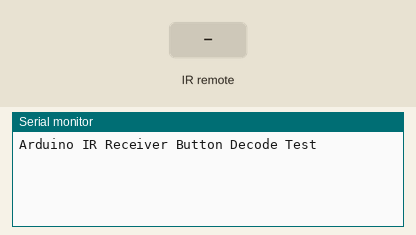
Recording of a sketch running on a simulated Arduino Uno, built with avr-gcc and run on an emulated ATmega328P. Shown: the last lines printed to the serial monitor. Inputs (shaded band) come from the test bench.

Above: at 1.2 s.
1.3 s: infrared code 0xFF629D received
At 2.5 s:
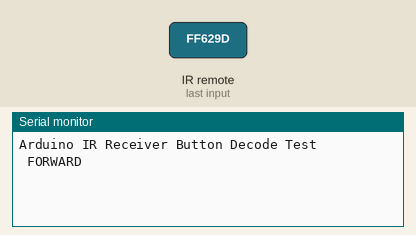
2.8 s: infrared code 0xFFA857 received
At 3.7 s:
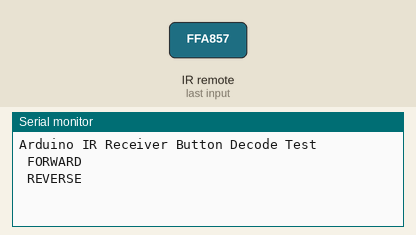
4.3 s: infrared code 0xFFC23D received
At 4.9 s:
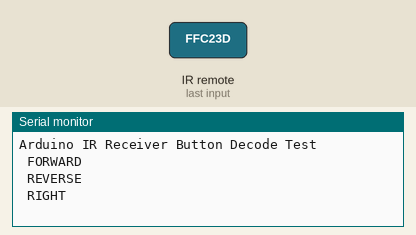
5.8 s: infrared code 0xFF22DD received
At 7.0 s:
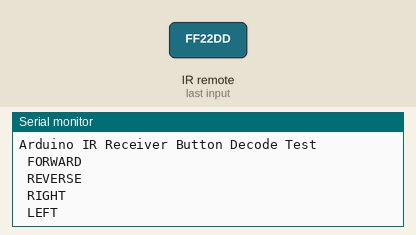
7.3 s: infrared code 0xFF02FD received
At 8.3 s:
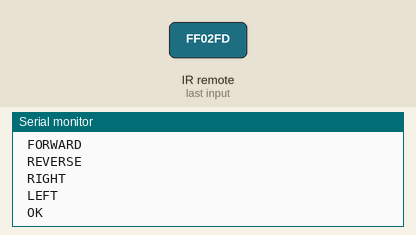
8.8 s: infrared code 0xFF6897 received
At 9.5 s:
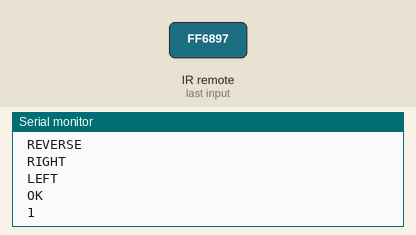

The sketch:

DDD_IRTest.ino
```cpp
/* ===================================
 * IR remote Test
 * ===================================
 * Tests the buttons on the IR remote and prints output to Serial monitor
 * v1.0
 * @author Denis Zholob
 * based on code from https://arduino-info.wikispaces.com/IR-RemoteControl
 *
 * Required Libraries:
 *    Arduino-IRremote by Ken Shirriff
 *    https://github.com/shirriff/Arduino-IRremote
 */

// ================================================================================================================
// Importing Libraries
// ================================================================================================================
#include "IRremote.h"

#include <Arduino.h>

// ================================================================================================================
// Declaring Constants (Magic numbers are BAD!)
// ================================================================================================================
#define IR_CODE_UP_ARROW    0xFF629D
#define IR_CODE_DOWN_ARROW  0xFFA857
#define IR_CODE_RIGHT_ARROW 0xFFC23D
#define IR_CODE_LEFT_ARROW  0xFF22DD
#define IR_CODE_OK          0xFF02FD
#define IR_CODE_1           0xFF6897
#define IR_CODE_2           0xFF9867
#define IR_CODE_3           0xFFB04F
#define IR_CODE_4           0xFF30CF
#define IR_CODE_5           0xFF18E7
#define IR_CODE_6           0xFF7A85
#define IR_CODE_7           0xFF10EF
#define IR_CODE_8           0xFF38C7
#define IR_CODE_9           0xFF5AA5
#define IR_CODE_0           0xFF4AB5
#define IR_CODE_STAR        0xFF42BD
#define IR_CODE_POUND       0xFF52AD
#define IR_CODE_REPEAT      0xFFFFFFFF

#define IR_CODE_INPUT_PIN 12

// ================================================================================================================
// Declaring Objects
// ================================================================================================================
IRrecv irrecv(IR_CODE_INPUT_PIN); // create instance of 'irrecv'
decode_results results;           // create instance of 'decode_results'

// ================================================================================================================
// Setup routine: Runs once when you press reset or power on the board
// ================================================================================================================
void setup() {
  // Open the serial port and set the baud rate to 9600
  Serial.begin(9600);

  Serial.println("Arduino IR Receiver Button Decode Test");

  // Start IR Reciever
  irrecv.enableIRIn();
}

// ================================================================================================================
// Main program loop: Runs over and over again forever
// ================================================================================================================
void loop() {
  if (irrecv.decode(&results)) { // have we received an IR signal?
    // Serial.println(results.value, HEX);   // UNcomment to see raw values
    translateIR();   // Prints button press
    irrecv.resume(); // receive the next value
  }
}

// ================================================================================================================
// Helper Functions
// ================================================================================================================

// takes action based on IR code received
void translateIR() {
  // describing KEYS Remote IR codes
  switch (results.value) {
    case IR_CODE_UP_ARROW:
      Serial.println(" FORWARD");
      break;
    case IR_CODE_DOWN_ARROW:
      Serial.println(" REVERSE");
      break;
    case IR_CODE_RIGHT_ARROW:
      Serial.println(" RIGHT");
      break;
    case IR_CODE_LEFT_ARROW:
      Serial.println(" LEFT");
      break;
    case IR_CODE_OK:
      Serial.println(" OK");
      break;
    case IR_CODE_1:
      Serial.println(" 1");
      break;
    case IR_CODE_2:
      Serial.println(" 2");
      break;
    case IR_CODE_3:
      Serial.println(" 3");
      break;
    case IR_CODE_4:
      Serial.println(" 4");
      break;
    case IR_CODE_5:
      Serial.println(" 5");
      break;
    case IR_CODE_6:
      Serial.println(" 6");
      break;
    case IR_CODE_7:
      Serial.println(" 7");
      break;
    case IR_CODE_8:
      Serial.println(" 8");
      break;
    case IR_CODE_9:
      Serial.println(" 9");
      break;
    case IR_CODE_0:
      Serial.println(" 0");
      break;
    case IR_CODE_STAR:
      Serial.println(" *");
      break;
    case IR_CODE_POUND:
      Serial.println(" #");
      break;
    case IR_CODE_REPEAT:
      Serial.println(" REPEAT");
      break;

    default:
      Serial.println(" other button  ");
  } // End Case

  //  delay(500); // Delay a bit so as not to get immediate repeat
}
```

Measured:
- after the input at 1.3 s, the serial monitor: prints a new line at once (image 1)
- after the input at 2.8 s, the serial monitor: prints a new line at once (image 2)
- after the input at 4.3 s, the serial monitor: prints a new line at once (image 3)
- after the input at 5.8 s, the serial monitor: prints a new line at once (image 4)
- after the input at 7.3 s, the serial monitor: prints a new line at once (image 5)
- after the input at 8.8 s, the serial monitor: prints a new line at once (image 6)
